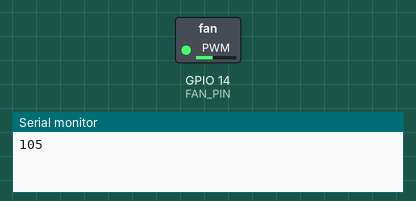
Recording of a sketch running on a simulated ESP32. Shown: switched loads named in the sketch (green lamp = pin HIGH), the last lines printed to the serial monitor.

Above: at 0.1 s.
At 8.6 s:
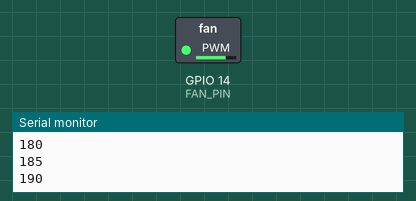
At 20.1 s:
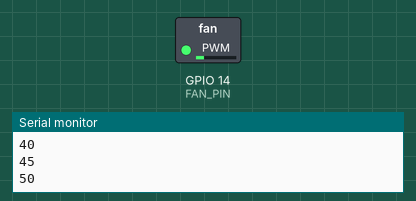
At 39.75 s:
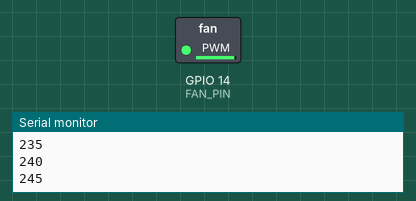
Timing chart, 0 to 40.0 s (numbered marks = the images above):
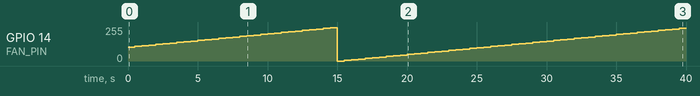

Measured:
- by itself, GPIO 14 (FAN_PIN): 0/255 → 105/255 at 0.00 s, → 110/255 0.50 s later, → 115/255 0.50 s later, → 120/255 0.50 s later, … (80 changes in this stretch)

The sketch:

fan.ino
```cpp
#define FAN_PIN 14

int fanSpeed=100;
const int freq = 5000;
const int ledChannel = 0;
const int resolution = 8;

void setup() {
  //pinMode(FAN_PIN, OUTPUT);
  // configure LED PWM functionalitites
  ledcSetup(ledChannel, freq, resolution);

  // attach the channel to the GPIO to be controlled
  ledcAttachPin(FAN_PIN, ledChannel);

  Serial.begin(9600);

}

void loop() {
  fanSpeed = (fanSpeed+5)%255;
  //analogWrite(FAN_PIN,fanSpeed);
  ledcWrite(ledChannel, fanSpeed);
  Serial.println(fanSpeed);
  delay(500);
}
```
